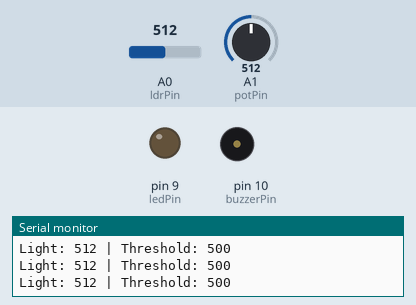
This sketch was run on a simulated Arduino Uno, built with avr-gcc and run on an emulated ATmega328P. On the bench: output pins drawn as LEDs (lit = HIGH), buzzer (waves = sounding), the last lines printed to the serial monitor. Inputs (shaded band) come from the test bench; at power-on: A1 (potPin) = 512, A0 (ldrPin) = 512.

Above: at 1.2 s.
1.3 s: A1 (potPin) set to 541
At 2.4 s:
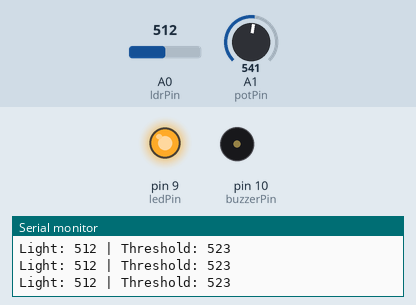
2.8 s: A1 (potPin) set to 511
At 4.0 s:
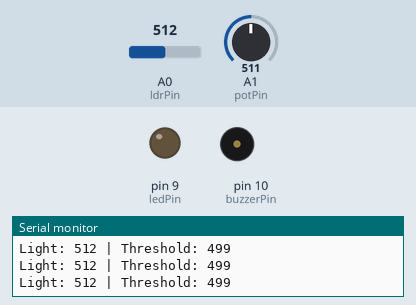
4.3 s: A1 (potPin) set to 716
At 10.8 s:
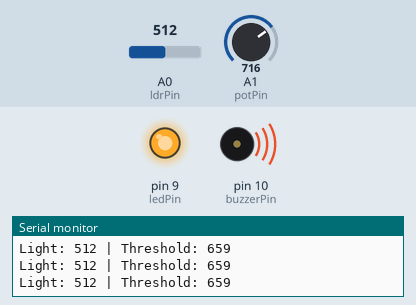
Timing chart, 0 to 11.8 s (numbered marks = the images above; inputs shaded):
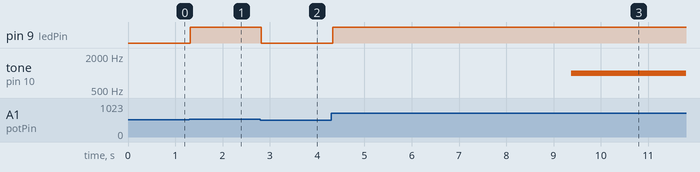

The sketch:

lab07.ino
```cpp
const int ldrPin = A0;       // Фоторезистор
const int potPin = A1;       // Потенциометр (чувствительность)
const int ledPin = 9;        // Светодиод
const int buzzerPin = 10;    // Зуммер

unsigned long darkStartTime = 0; // качан караңгы башталды
bool wasDark = false;             // абалды сактоо

void setup() {
  pinMode(ledPin, OUTPUT);
  pinMode(buzzerPin, OUTPUT);
  Serial.begin(9600);
}

void loop() {
  int lightValue = analogRead(ldrPin); // жарыктын деңгээли
  int sensitivity = analogRead(potPin); // потенциометр мааниси
  sensitivity = map(sensitivity, 0, 1023, 100, 900); // чекти жөндөйт

  Serial.print("Light: ");
  Serial.print(lightValue);
  Serial.print(" | Threshold: ");
  Serial.println(sensitivity);

  if (lightValue < sensitivity) {
    if (!wasDark) {
      wasDark = true;
      darkStartTime = millis(); // караңгы башталды
    }

    if (millis() - darkStartTime >= 5000) {
      digitalWrite(ledPin, HIGH);
      tone(buzzerPin, 1000, 200); // кыска үн
    } else {
      digitalWrite(ledPin, HIGH);
      noTone(buzzerPin);
    }

  } else {

    wasDark = false;
    digitalWrite(ledPin, LOW);
    noTone(buzzerPin);
  }

  delay(100);
}
```

Measured:
- the behaviour switches between 528 and 529 on A1 (potPin) (found by bisection; images 0 and 1)
- after the input at 1.3 s, pin 9 (ledPin): LOW → HIGH at once
- after the input at 2.8 s, pin 9 (ledPin): HIGH → LOW at once
- after the input at 4.3 s, pin 9 (ledPin): LOW → HIGH at once; tone on pin 10 (buzzerPin): silent → 1000 Hz after 5.1 s
